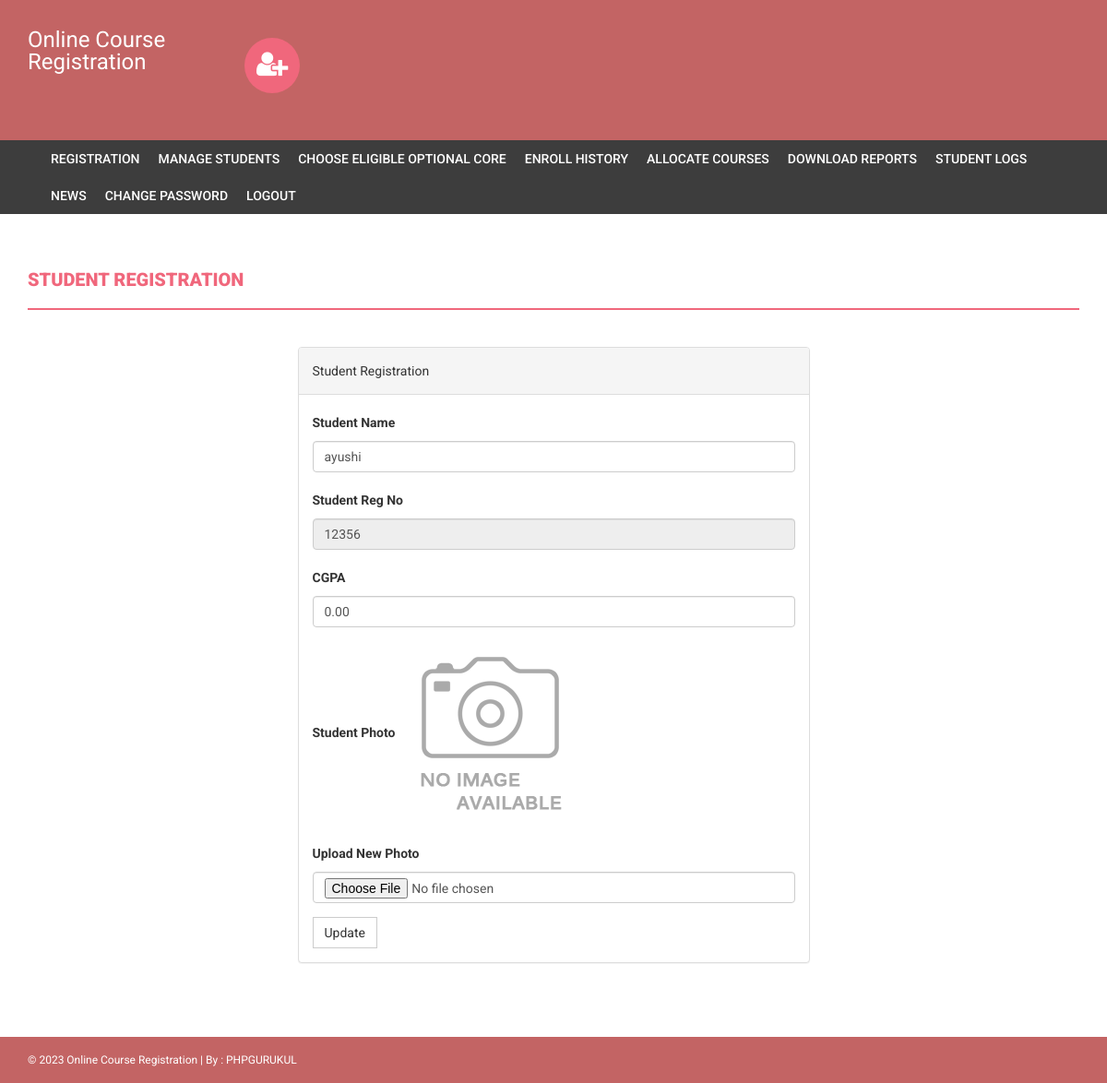
Page /onlinecourse/admin/edit-student-profile.php?id=12356 (signed in) on the committed database.
### tables this page shows
CREATE TABLE `students` (
  `studentRegno` varchar(255) NOT NULL,
  `stream_id` int(11) NOT NULL,
  `studentPhoto` varchar(255) DEFAULT NULL,
  `password` varchar(255) NOT NULL DEFAULT 'Test@123',
  `studentName` varchar(255) DEFAULT NULL,
  `pincode` varchar(255) DEFAULT NULL,
  `session` varchar(255) DEFAULT NULL,
  `department` varchar(255) DEFAULT NULL,
  `semester` varchar(255) DEFAULT NULL,
  `cgpa` decimal(10,2) DEFAULT NULL,
  `courses_allocated_id` int(11) NOT NULL COMMENT 'course codes',
  `enrolment_status_optional` tinyint(1) NOT NULL,
  `enrolment_status_elective` tinyint(1) NOT NULL,
  `optional_core_choice_1` varchar(255) DEFAULT NULL,
  `optional_core_choice_2` varchar(255) DEFAULT NULL,
  `optional_core_choice_3` varchar(255) DEFAULT NULL,
  `password_status` tinyint(1) NOT NULL DEFAULT 0,
  `creationdate` timestamp NULL DEFAULT current_timestamp(),
  `updationDate` varchar(255) DEFAULT NULL
);

### onlinecourse/admin/edit-student-profile.php (the view, shortened to what this page needs)
<?php
if(strlen($_SESSION['alogin'])==0)
    {
header('location:index.php');
}
else{
?>
<!DOCTYPE html>
<html xmlns="http://www.w3.org/1999/xhtml">
<head>
    <link href="../assets/css/bootstrap.css" rel="stylesheet" />
    <link href="../assets/css/font-awesome.css" rel="stylesheet" />
    <link href="../assets/css/style.css" rel="stylesheet" />
</head>
<body>
<?php include('includes/header.php');?>
<?php if($_SESSION['alogin']!="")
{
 include('includes/menubar.php');
}
 ?>
    <div class="content-wrapper">
        <div class="container">
              <div class="row">
                    <div class="col-md-12">
                        <h1 class="page-head-line">Student Registration  </h1>
                    </div>
                </div>
                <div class="row" >
                  <div class="col-md-3"></div>
                    <div class="col-md-6">
                        <div class="panel panel-default">
                        <div class="panel-heading">
                          Student Registration
                        </div>
<?php
$regid=intval($_GET['id']);
$sql=mysqli_query($con,"select * from students where studentRegno='$regid'");
while($row=mysqli_fetch_array($sql))
{ ?>
                        <div class="panel-body">
                       <form name="dept" method="post" enctype="multipart/form-data">
   <div class="form-group">
    <label for="studentname">Student Name  </label>
    <input type="text" class="form-control" id="studentname" name="studentname" value="<?php echo htmlentities($row['studentName']);?>"  />
  </div>
 <div class="form-group">
    <label for="studentRegno">Student Reg No   </label>
    <input type="text" class="form-control" id="studentRegno" name="studentRegno" value="<?php echo htmlentities($row['studentRegno']);?>"  placeholder="Student Reg no" readonly />
  </div>
<div class="form-group">
    <label for="CGPA">CGPA  </label>
    <input type="text" class="form-control" id="cgpa" name="cgpa"  value="<?php echo htmlentities($row['cgpa']);?>" required />
  </div>
<div class="form-group">
    <label for="studentphoto">Student Photo  </label>
   <?php if($row['studentPhoto']==""){ ?>
   <img src="../studentphoto/noimage.png" width="200" height="200"><?php } else {?>
   <img src="../studentphoto/<?php echo htmlentities($row['studentPhoto']);?>" width="200" height="200">
   <?php } ?>
  </div>
<div class="form-group">
    <label for="studentphoto">Upload New Photo  </label>
    <input type="file" class="form-control" id="photo" name="photo"  value="<?php echo htmlentities($row['studentPhoto']);?>" />
  </div>
  <?php } ?>
 <button type="submit" name="submit" id="submit" class="btn btn-default">Update</button>
</form>
                            </div>
                            </div>
                    </div>
                </div>
            </div>
        </div>
  <?php include('includes/footer.php');?>
</body>
</html>
<?php } ?>

### onlinecourse/assets/css/style.css (style rules this page uses)
body { font-family: 'Roboto', sans-serif; line-height: 30px; }
.content-wrapper { margin-top: 40px; min-height: 600px; padding-bottom: 60px; }
.page-head-line { font-weight: 900; padding-bottom: 20px; border-bottom: 2px solid #F0677C; text-transform: uppercase; color: #F0677C; font-size: 20px; margin-bottom: 40px; }
.btn { border-radius: 0px; -webkit-border-radius: 0px; -moz-border-radius: 0px; }

### rows in the picture
students: studentname "ayushi", studentRegno "12356", cgpa "0.00"
